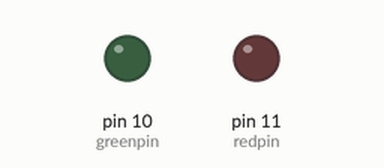
Simulated run of this sketch. Board: Arduino Uno, built with avr-gcc and run on an emulated ATmega328P. Shown: output pins drawn as LEDs (lit = HIGH).

Above: at 0.15 s.
At 9.76 s:
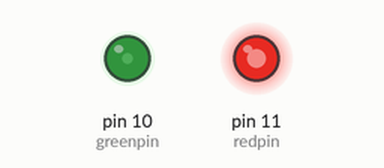
At 19.98 s:
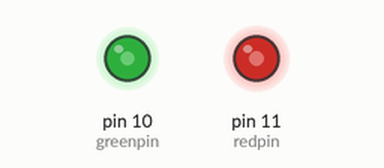
At 39.82 s:
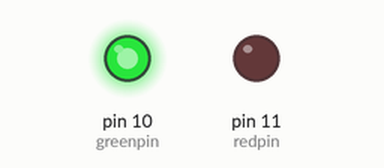
Timing chart, 0 to 40.0 s (numbered marks = the images above):
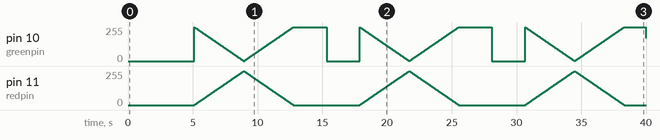

The sketch:

alice_37_2_color_led.ino
```cpp
// Arduino test code for KY011
int redpin = 11; // select the pin for the red LED - middle pin
int greenpin = 10; // select the pin for the green LED - signal pin
int val;

void setup()
{
  pinMode(redpin, OUTPUT);
  pinMode(greenpin, OUTPUT);
}

void loop()
{
  digitalWrite(redpin, LOW);
  for (val = 0; val < 255; val++)
  {
    analogWrite(greenpin, val);
    delay(5);
  }
  for (val = 255; val > 0; val--)
  {
    analogWrite(greenpin, val);
    delay(5);
  }
  digitalWrite(greenpin, LOW);
  for (val = 0; val < 255; val++)
  {
    analogWrite(redpin, val);
    delay(5);
  }
  for (val = 255; val > 0; val--)
  {
    analogWrite(redpin, val);
    delay(5);
  }
  for (val = 255; val > 0; val--)
  {
    analogWrite(greenpin, val);
    analogWrite(redpin, 255 - val);
    delay(15);
  }
  for (val = 0; val < 255; val++)
  {
    analogWrite(greenpin, val);
    analogWrite(redpin, 255 - val);
    delay(15);
  }
}
```
